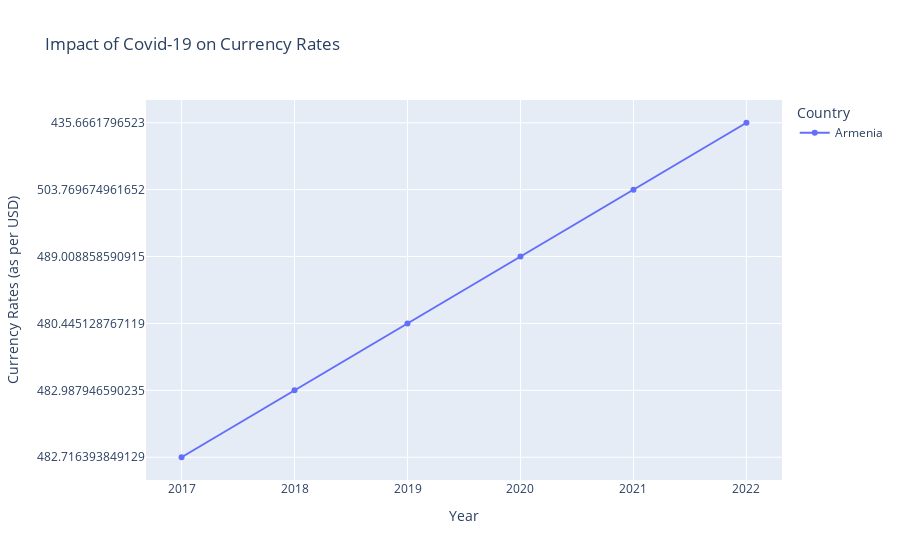

Notebook cell for this chart:
### Code cell
def create_currency_line_chart(data,ctry):
  filtered_data = data[data["Country"] == ctry]
  fig = px.line(filtered_data, 
                x = 'Year',
                y = 'Currency Rates',
                color = 'Country',
                title = 'Impact of Covid-19 on Currency Rates',
                labels = {'Year': 'Year', 'Currency Rates': 'Currency Rates (as per USD)'},
                markers = True)
  return fig

create_currency_line_chart(melted_data,"Armenia")

### Figure 1 — Plotly figure (JSON) as saved in the notebook; plotly's stock layout.template omitted (floating-point values rounded to 4 significant figures)
{"data": [{"hovertemplate": "Country=Armenia<br>Year=%{x}<br>Currency Rates (as per USD)=%{y}<extra></extra>", "legendgroup": "Armenia", "line": {"color": "#636efa", "dash": "solid"}, "marker": {"symbol": "circle"}, "mode": "lines+markers", "name": "Armenia", "orientation": "v", "showlegend": true, "type": "scatter", "x": ["2017", "2018", "2019", "2020", "2021", "2022"], "xaxis": "x", "y": ["482.716393849129", "482.987946590235", "480.445128767119", "489.008858590915", "503.769674961652", "435.6661796523"], "yaxis": "y"}], "layout": {"legend": {"title": {"text": "Country"}, "tracegroupgap": 0}, "title": {"text": "Impact of Covid-19 on Currency Rates"}, "xaxis": {"anchor": "y", "domain": [0, 1], "title": {"text": "Year"}}, "yaxis": {"anchor": "x", "domain": [0, 1], "title": {"text": "Currency Rates (as per USD)"}}}}
